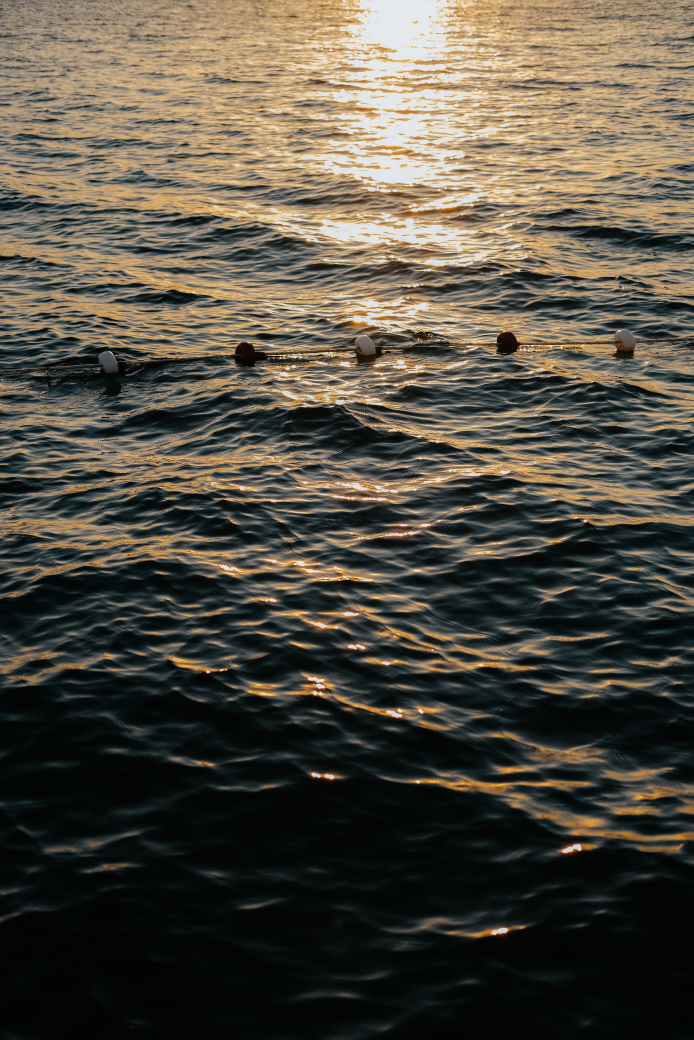
#> input picture resource/9.jpg, 4160 x 6240 px, found by its file name (shown at 1/6 size)
$ python exe.08.py
#> lines starting #> are read from the running program, lines starting #| are printed output that depends on the picture; after the words box and inside, x2 and y2 are one past the last pixel; in counts of white or black regions, pixels touching at a corner belong together
import cv2
import numpy as np

# 读取图像
image = cv2.imread('./resource/9.jpg')
#> image is the input picture: shape (6240, 4160, 3); mean B, G, R 66.1, 77.8, 83

# 获取图像尺寸
height, width, _ = image.shape

# 创建窗口并调整大小
cv2.namedWindow("Detected Light Points", cv2.WINDOW_NORMAL)
cv2.resizeWindow("Detected Light Points", width, height)

# 将图像转换为灰度图像
gray = cv2.cvtColor(image, cv2.COLOR_BGR2GRAY)
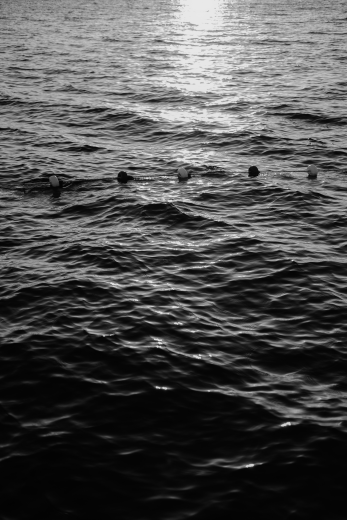
#> gray: shape (6240, 4160) (shown at 1/12 size); min 0, max 251, mean 78

# 设定阈值，进行二值化
_, thresh = cv2.threshold(gray, 200, 255, cv2.THRESH_BINARY)
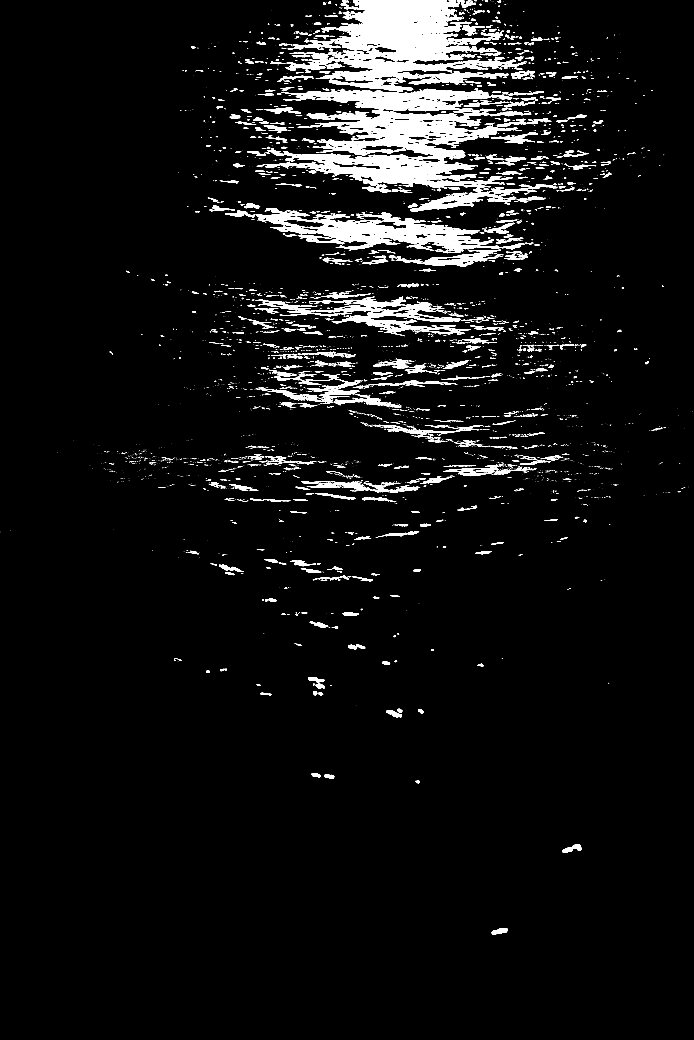
#> thresh: shape (6240, 4160) (shown at 1/6 size); 5% white; 6072 white regions (4460 under 20 px), largest, box (x1, y1, x2, y2) and area: (1592, 533, 3187, 1127) 360346, (1718, 0, 3054, 551) 301853, (1531, 1248, 3149, 1507) 121929

# 进行噪声消除
kernel = np.ones((3, 3), np.uint8)
opening = cv2.morphologyEx(thresh, cv2.MORPH_OPEN, kernel)
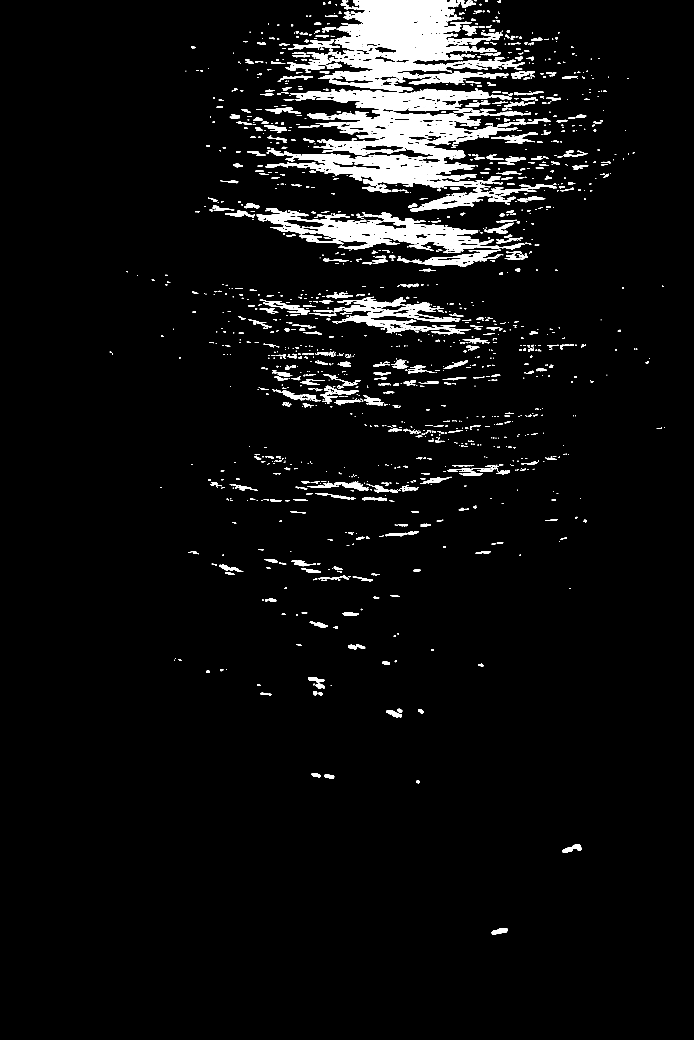
#> opening: shape (6240, 4160) (shown at 1/6 size); 4.7% white; 2152 white regions (642 under 20 px), largest, box (x1, y1, x2, y2) and area: (1593, 533, 3186, 1127) 347684, (1908, 0, 3053, 551) 289566, (1540, 1248, 3147, 1507) 120517

# 寻找连通区域
_, labels, stats, _ = cv2.connectedComponentsWithStats(opening)
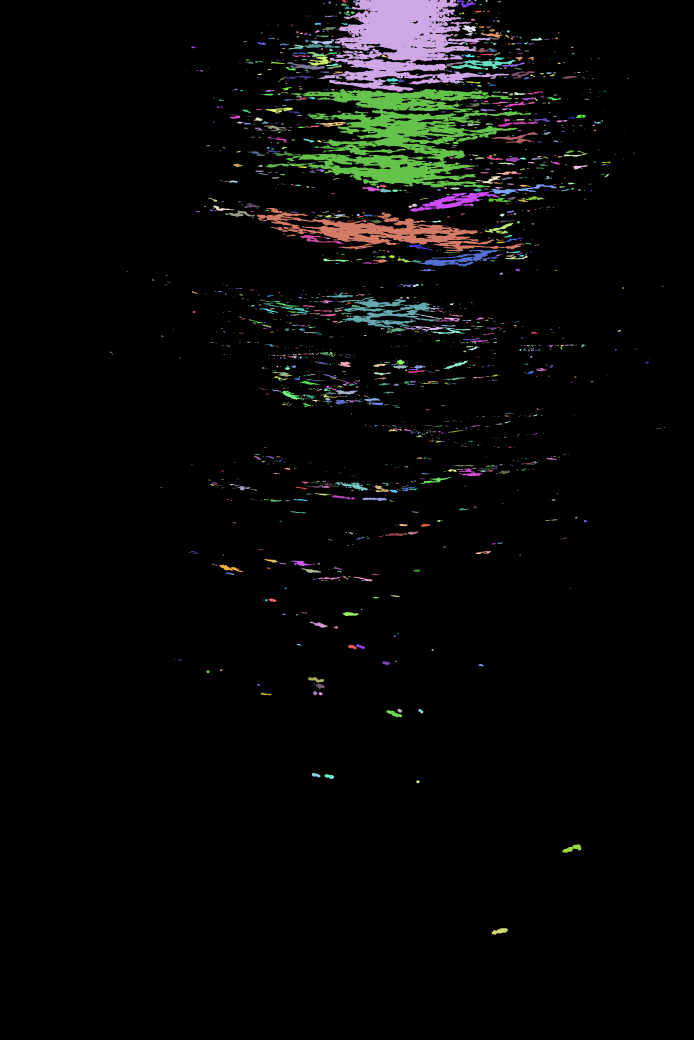
#> labels: shape (6240, 4160) int32 (shown at 1/6 size); 2153 distinct labels, from 0 to 2152; one colour per label, 0 black
#> stats = 2153 rows, first 6: [0, 0, 4160, 6240, 24734366], [2053, 0, 23, 16, 275], [1908, 0, 1145, 551, 289566], [2808, 0, 14, 10, 105], [2846, 0, 12, 7, 61], [2913, 0, 12, 12, 106]

# 加载星星图像
star = cv2.imread('C:/Users/86189/PycharmProjects/untitled/img/R-C.png', -1)

# 过滤并绘制发光点
for i, stat in enumerate(stats):
    # 过滤条件可以根据需求调整
    if stat[cv2.CC_STAT_AREA] > 100 and stat[cv2.CC_STAT_AREA] < 1000:
        # 在发光点处绘制星星
        x = int(stat[cv2.CC_STAT_LEFT] + stat[cv2.CC_STAT_WIDTH]/2)
        y = int(stat[cv2.CC_STAT_TOP] + stat[cv2.CC_STAT_HEIGHT]/2)
#> (the run stopped early here; a loop or call above may not have finished)

$ run again, with resource/1.jpg copied over resource/9.jpg
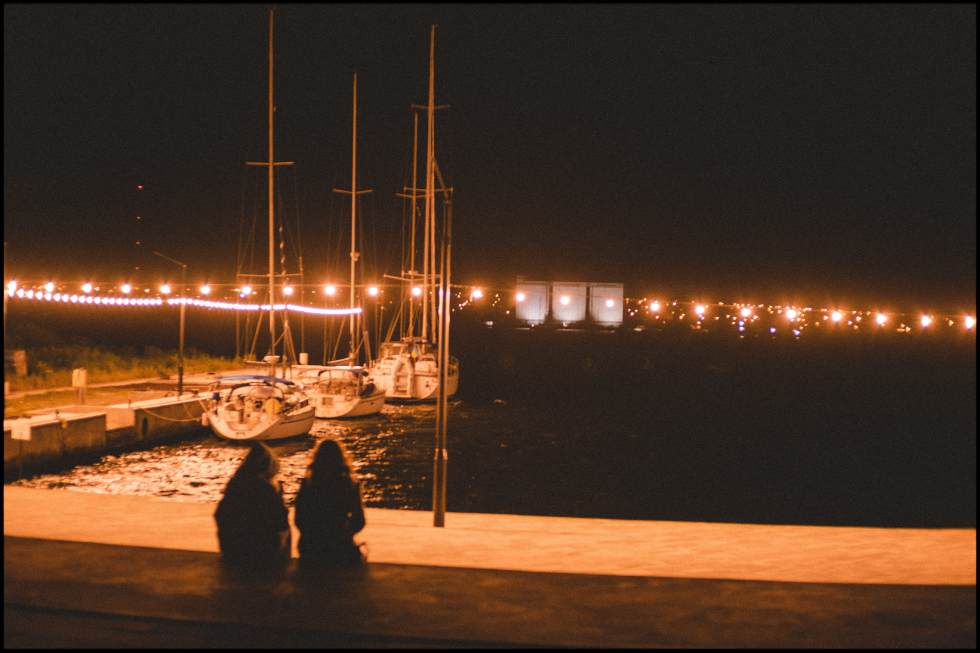
#> input picture resource/1.jpg, 4896 x 3264 px, found by its file name (shown at 1/5 size)
#> image is the input picture: shape (3264, 4896, 3); mean B, G, R 36, 53.9, 81.2
#> `_, thresh = cv2.threshold(gray, 200, 255, cv2.THRESH_BINARY)`:
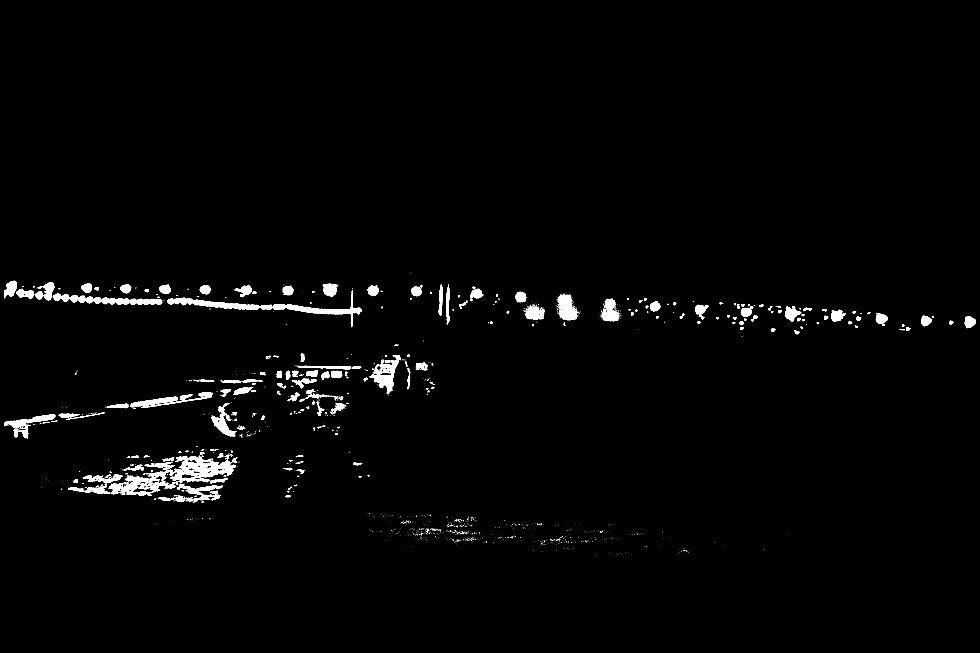
#> thresh: shape (3264, 4896) (shown at 1/5 size); 1.5% white; 2798 white regions (2485 under 20 px), largest, box (x1, y1, x2, y2) and area: (851, 2280, 1181, 2411) 18953, (544, 2348, 881, 2479) 13578, (347, 1475, 811, 1525) 11042
#> opening: shape (3264, 4896); 1.3% white; 557 white regions (209 under 20 px), largest, box (x1, y1, x2, y2) and area: (852, 2280, 1176, 2409) 17366, (349, 1475, 811, 1524) 10869, (836, 1489, 1298, 1549) 10679
#> `_, labels, stats, _ = cv2.connectedComponentsWithStats(opening)`:
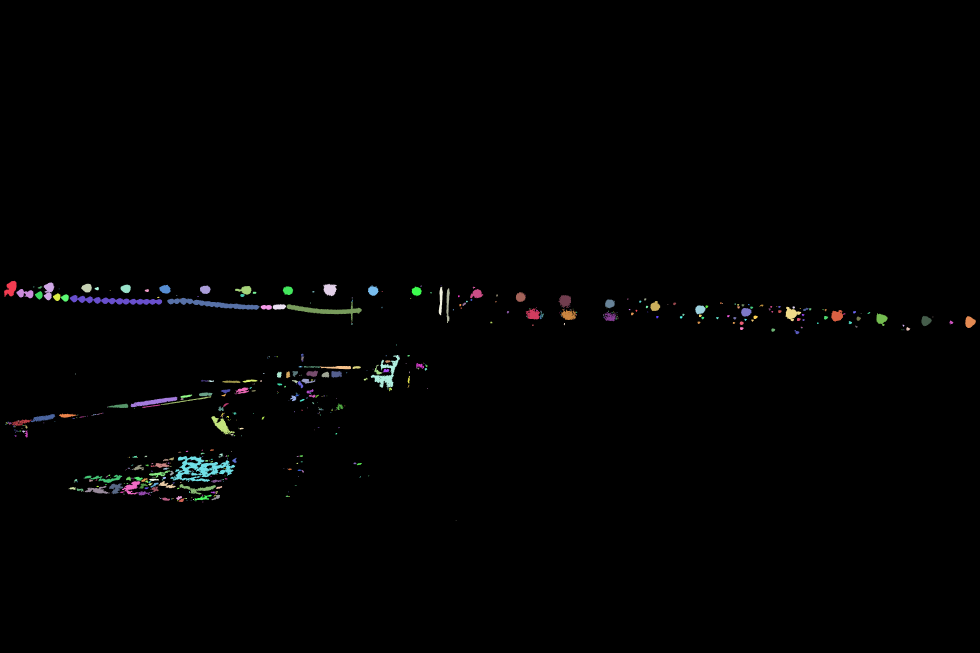
#> labels: shape (3264, 4896) int32 (shown at 1/5 size); 558 distinct labels, from 0 to 557; one colour per label, 0 black
#> stats = 558 rows, first 6: [0, 0, 4896, 3264, 15774838], [21, 1404, 62, 81, 3160], [219, 1412, 53, 90, 2965], [406, 1419, 53, 43, 1706], [1617, 1419, 68, 62, 3046], [603, 1423, 51, 43, 1647]

$ run again, with resource/10.jpg copied over resource/9.jpg
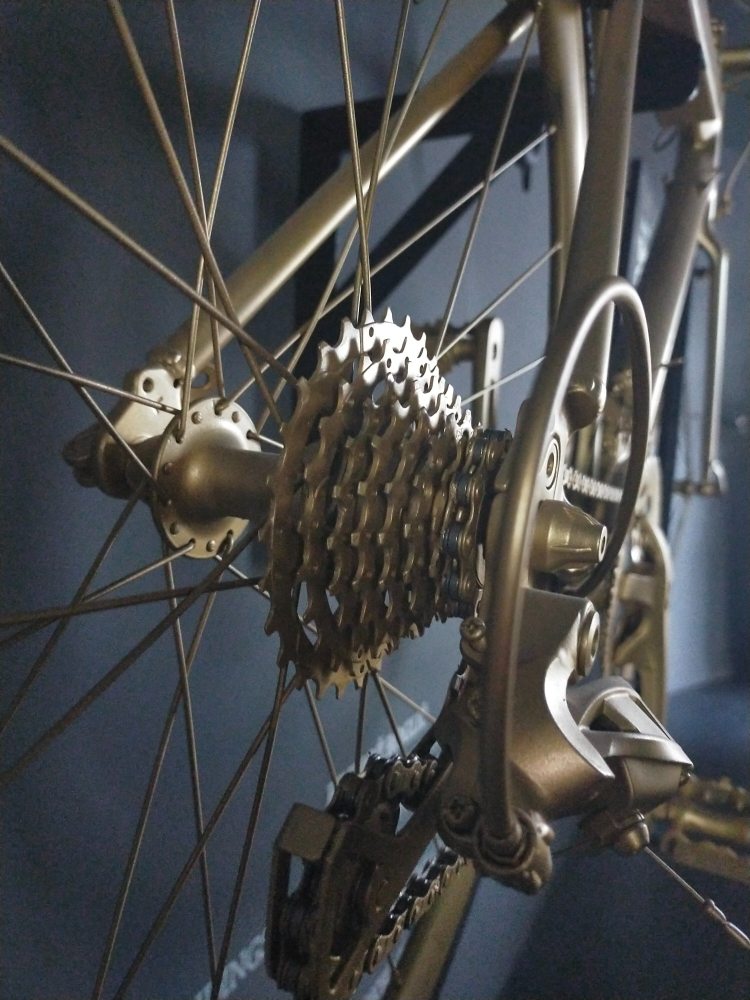
#> input picture resource/10.jpg, 3000 x 4000 px, found by its file name (shown at 1/4 size)
#> image is the input picture: shape (4000, 3000, 3); mean B, G, R 74.6, 73.6, 72.2
#> `_, thresh = cv2.threshold(gray, 200, 255, cv2.THRESH_BINARY)`:
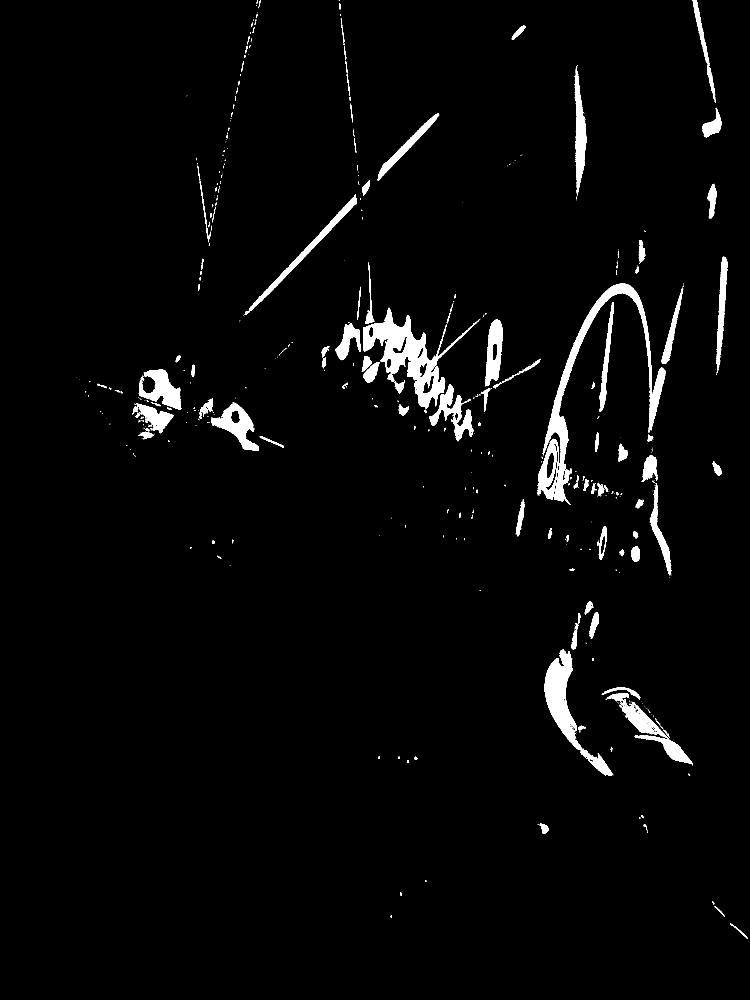
#> thresh: shape (4000, 3000) (shown at 1/4 size); 2.8% white; 791 white regions (600 under 20 px), largest, box (x1, y1, x2, y2) and area: (1452, 1231, 1891, 1634) 46556, (2172, 1134, 2664, 2019) 43656, (2179, 2598, 2451, 3103) 29900
#> opening: shape (4000, 3000); 2.7% white; 290 white regions (91 under 20 px), largest, box (x1, y1, x2, y2) and area: (1452, 1262, 1875, 1634) 45212, (2172, 1134, 2662, 2015) 43374, (2179, 2601, 2450, 3102) 29499
#> `_, labels, stats, _ = cv2.connectedComponentsWithStats(opening)`:
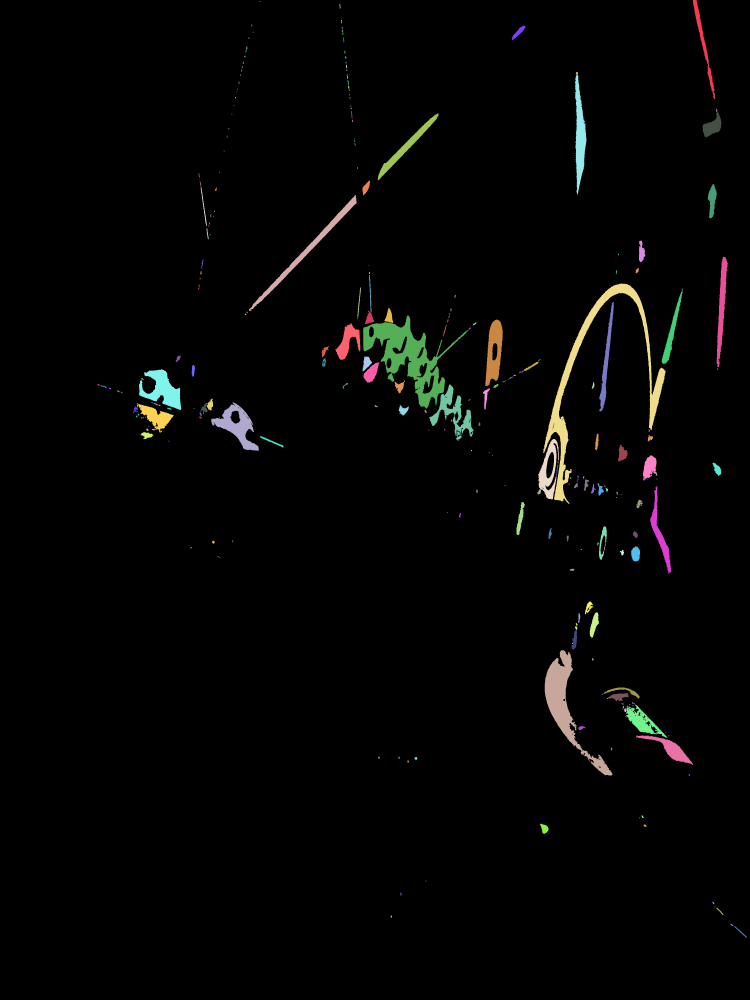
#> labels: shape (4000, 3000) int32 (shown at 1/4 size); 291 distinct labels, from 0 to 290; one colour per label, 0 black
#> stats = 291 rows, first 6: [0, 0, 3000, 4000, 11674474], [2771, 0, 90, 397, 5137], [1039, 4, 3, 3, 9], [1358, 16, 4, 18, 54], [1365, 80, 3, 7, 21], [1365, 88, 3, 5, 15]
